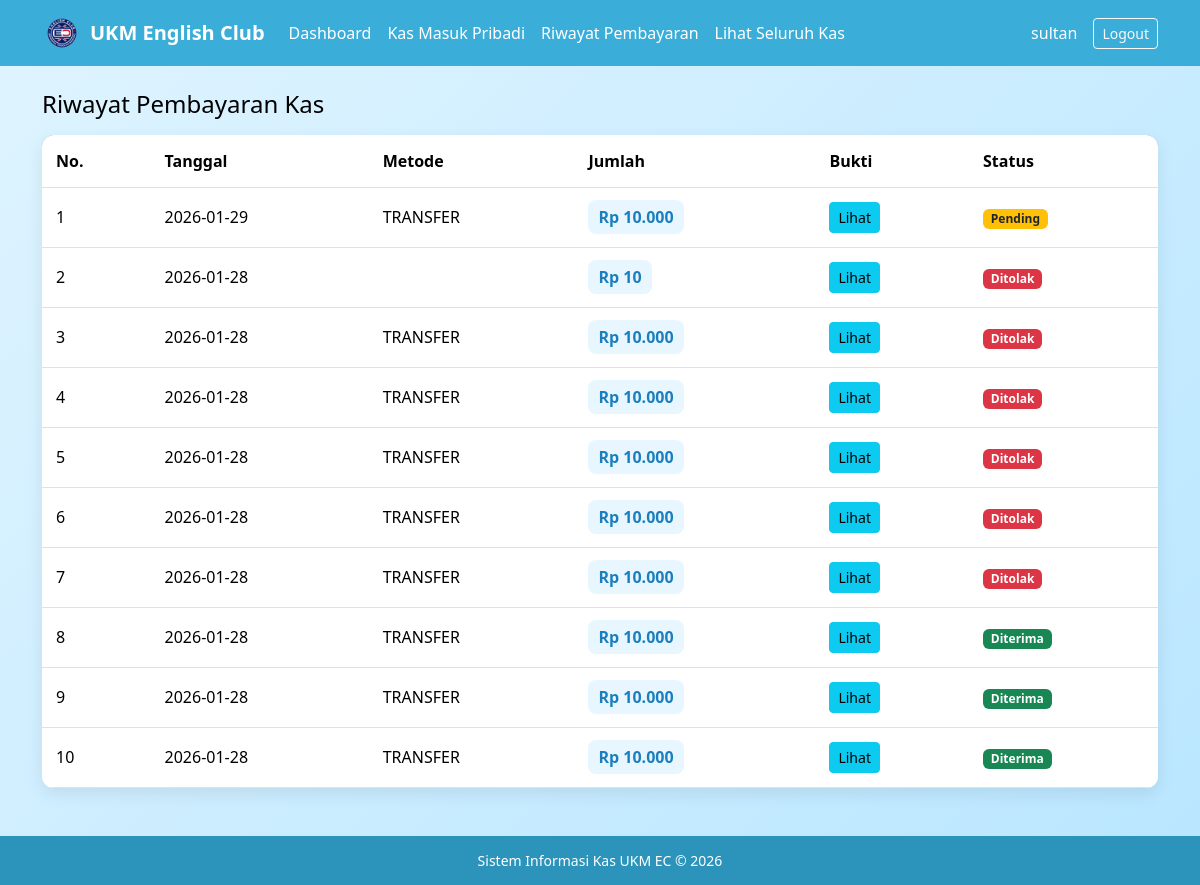
The page /riwayat_pembayaran.php (signed in) on the database its author committed.
### tables this page shows
CREATE TABLE IF NOT EXISTS `pembayaran_kas` (
  `id_bayar` int(11) NOT NULL AUTO_INCREMENT,
  `id_user` int(11) DEFAULT NULL,
  `tanggal` date DEFAULT NULL,
  `jumlah` int(11) DEFAULT NULL,
  `metode` enum('transfer','qris') DEFAULT NULL,
  `bukti` varchar(255) DEFAULT NULL,
  `status` enum('pending','diterima','ditolak') DEFAULT 'pending',
  PRIMARY KEY (`id_bayar`),
  KEY `id_user` (`id_user`)
);

### riwayat_pembayaran.php (the view, shortened to what this page needs)
<?php
include 'config/koneksi.php';
$id_user = $_SESSION['id_user'];
$data = mysqli_query($conn,"
    SELECT * FROM pembayaran_kas
    WHERE id_user='$id_user'
    ORDER BY tanggal DESC
");
?>
<!DOCTYPE html>
<html lang="id">
<head>
<link href="https://cdn.jsdelivr.net/npm/bootstrap@5.3.2/dist/css/bootstrap.min.css" rel="stylesheet">
<link rel="stylesheet" href="assets/style.css">
</head>
<body>
<?php include 'navbar_anggota.php'; ?>
<div class="container mt-4">
    <div class="d-flex justify-content-between align-items-center mb-3">
        <h4 class="text-black m-0">Riwayat Pembayaran Kas</h4>
    </div>
    <div class="card card-table">
        <div class="card-body p-0">
            <table class="table mb-0">
                <thead>
                    <tr>
                        <th>No.</th>
                        <th>Tanggal</th>
                        <th>Metode</th>
                        <th>Jumlah</th>
                        <th>Bukti</th>
                        <th>Status</th>
                    </tr>
                </thead>
                <tbody>
                <?php $no=1; while($d=mysqli_fetch_assoc($data)){ ?>
                <tr>
                    <td><?= $no++; ?></td>
                    <td><?= $d['tanggal']; ?></td>
                    <td><?= strtoupper($d['metode']); ?></td>
                    <td>
                        <span class="badge-rp">
                            Rp <?= number_format($d['jumlah'],0,',','.'); ?>
                        </span>
                    </td>
                    <td>
                        <a href="assets/bukti/<?= $d['bukti']; ?>" target="_blank" class="btn btn-info btn-sm">
                            Lihat
                        </a>
                    </td>
                    <td>
                        <?php if($d['status']=='pending'){ ?>
                            <span class="badge bg-warning text-dark">Pending</span>
                        <?php }elseif($d['status']=='diterima'){ ?>
                            <span class="badge bg-success">Diterima</span>
                        <?php }else{ ?>
                            <span class="badge bg-danger">Ditolak</span>
                        <?php } ?>
                    </td>
                </tr>
                <?php } ?>
                </tbody>
            </table>
        </div>
    </div>
</div>
<?php include 'footer.php'; ?>
</body>
</html>

### assets/style.css (style rules this page uses)
body { background: linear-gradient(135deg,#dff4ff,#b9e6ff); font-family: 'Segoe UI', Tahoma, Geneva, Verdana, sans-serif; }
.card-table { border: none; border-radius: 12px; overflow: hidden; box-shadow: 0 6px 18px rgba(0,0,0,0.08); }
.table thead { background: #2ea3db; color: white; font-weight: 600; }
.table td, .table th { vertical-align: middle; padding: 14px; }
.badge-rp { background-color: #e8f6ff; color: #1b7fbf; padding: 6px 10px; border-radius: 8px; font-weight: 600; }
html, body { height:100%; }
body { display:flex; flex-direction:column; }
.container { flex:1; }

### rows shown on the page
pembayaran_kas: tanggal "2026-01-29", metode "TRANSFER", jumlah "10.000", status "Pending"
pembayaran_kas: tanggal "2026-01-28", jumlah "10", status "Ditolak"
pembayaran_kas: tanggal "2026-01-28", metode "TRANSFER", jumlah "10.000", status "Ditolak"
pembayaran_kas: tanggal "2026-01-28", metode "TRANSFER", jumlah "10.000", status "Ditolak"
pembayaran_kas: tanggal "2026-01-28", metode "TRANSFER", jumlah "10.000", status "Ditolak"
pembayaran_kas: tanggal "2026-01-28", metode "TRANSFER", jumlah "10.000", status "Ditolak"
pembayaran_kas: tanggal "2026-01-28", metode "TRANSFER", jumlah "10.000", status "Ditolak"
pembayaran_kas: tanggal "2026-01-28", metode "TRANSFER", jumlah "10.000", status "Diterima"
pembayaran_kas: tanggal "2026-01-28", metode "TRANSFER", jumlah "10.000", status "Diterima"
pembayaran_kas: tanggal "2026-01-28", metode "TRANSFER", jumlah "10.000", status "Diterima"

### other values the page prints
$username "sultan"
